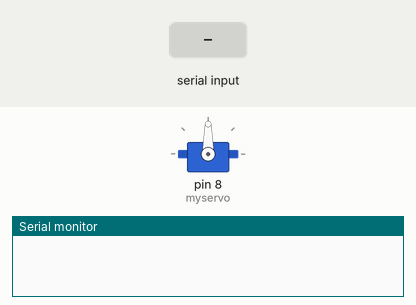
A sketch run on a simulated Arduino Uno, built with avr-gcc and run on an emulated ATmega328P. Parts: servo, the last lines printed to the serial monitor. The inputs (shaded band) are chosen by the test bench.

Above: at 1.2 s.
1.3 s: "right\n" received over Serial
At 1.8 s:
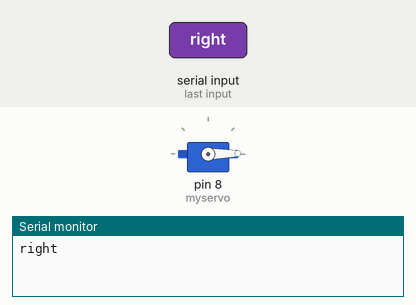
2.8 s: "left\n" received over Serial
At 4.1 s:
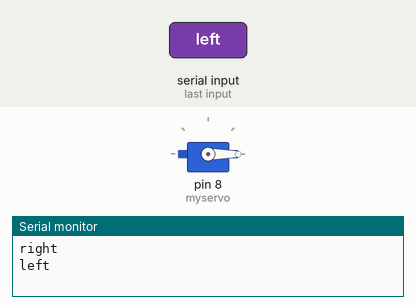
Timing chart, 0 to 5.8 s (numbered marks = the images above; inputs shaded):
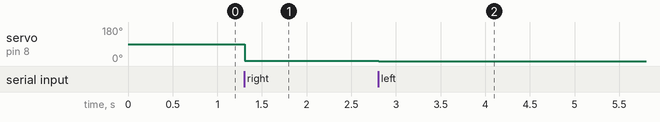

Measured:
- after the input at 1.3 s, servo on pin 8 (myservo): 90° → 1° at once
- after the input at 2.8 s, servo on pin 8 (myservo): 1° → 0° at once

The sketch:

_2016_09_16.ino
```cpp
#include <Servo.h>
Servo myservo;
int pos=0;
void setup() {
  // put your setup code here, to run once:
myservo.attach(8);
Serial.begin(9600);
}
void loop()
{
 if(Serial.available())
 {
   String value = Serial.readStringUntil('\n');
   Serial.println(value);
   if(value == "right")
   {
     pos += 1;
     myservo.write(pos);
     delay(15);
   }
   else if(value == "left")
   {
     pos -= 1;
     myservo.write(pos);
     delay(15);
   }

 }
}
```
